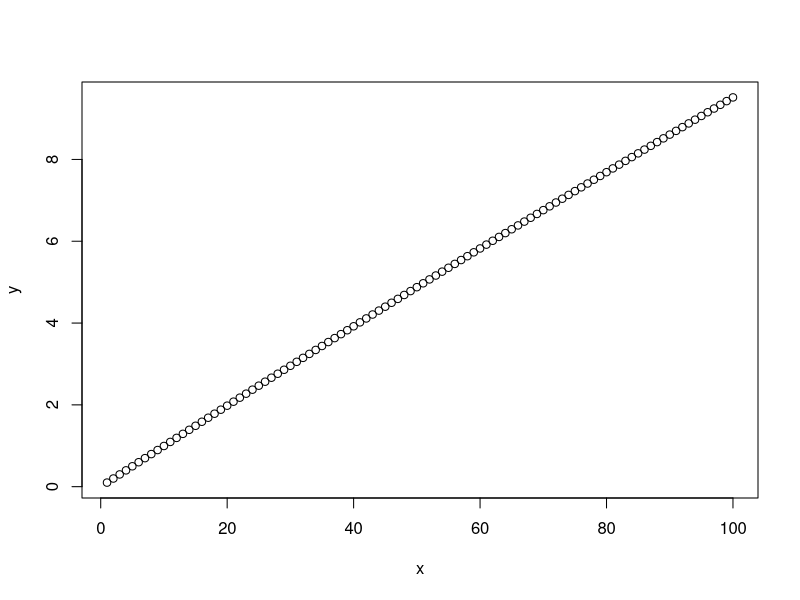
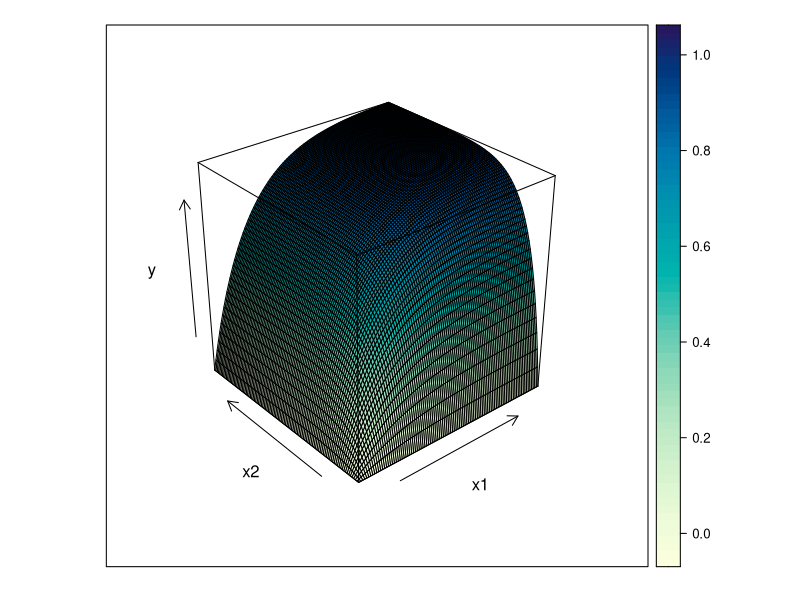

The R script that drew these images, in order:
expDecay <- function(x, C, k)
{
	stopifnot(k > 0)
	y <- C * (1 - exp(-k*x))
}

x <- 1:100
y <- expDecay(x, 100, 0.001)
plot(y ~ x)

library(lattice)

expDecay2D <- function(x1, x2, C, k1, k2)
{
	stopifnot(k1 > 0)
	stopifnot(k2 > 0)
	y <- C * (1 - exp(-k1*x1) - exp(-k2*x2) + exp(-k1*x1-k2*x2))
	return(y)
}

x1 <- seq(1, 10000, by=100)
x2 <- seq(1, 10000, by=100)

dat <- expand.grid(x1=x1, x2=x2, y=NA)
dat$y <- expDecay2D(dat$x1, dat$x2, 1, 0.0005, 0.001)

wireframe(y ~ x1 * x2, data=dat, drape=T)
max(dat$y)